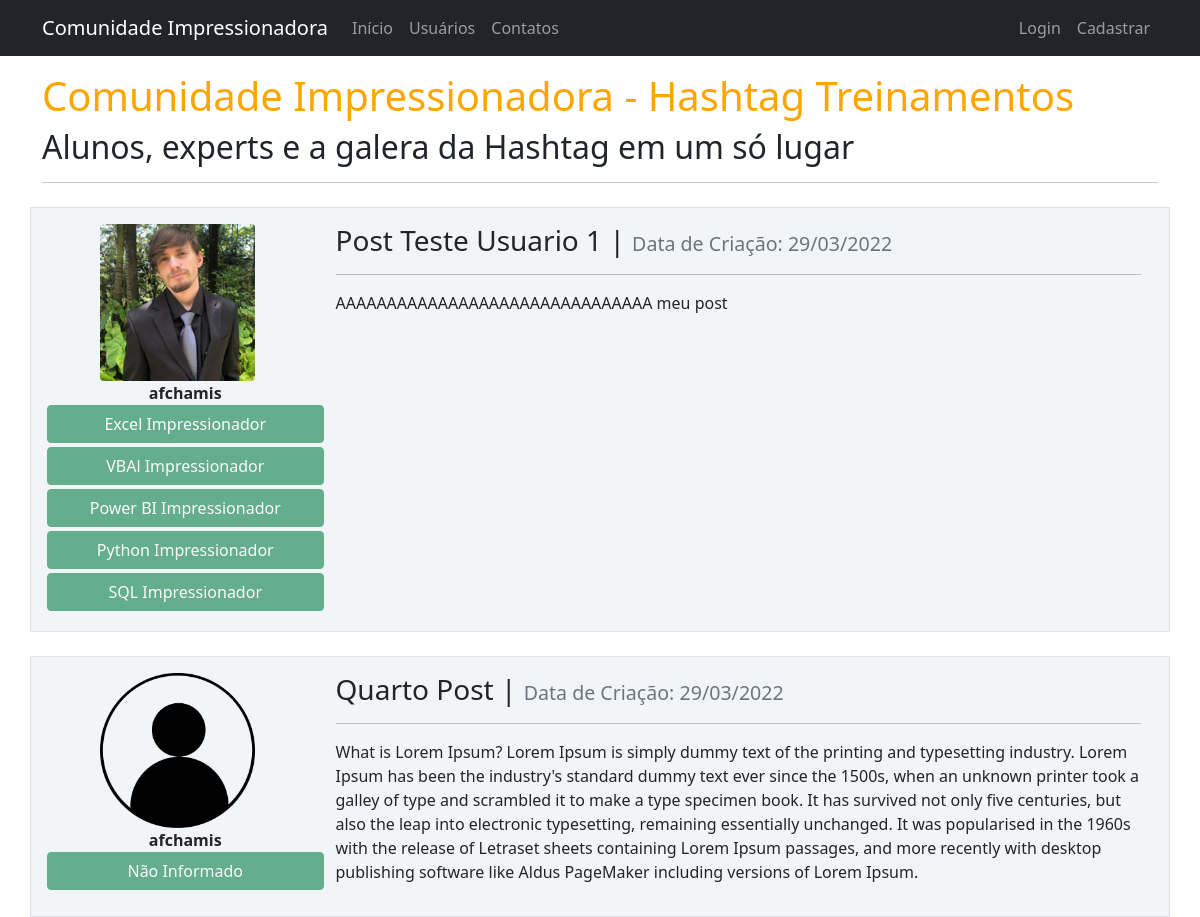
The page / on the database its author committed.
### comunidadeimpressionadora/models.py (models this page shows, shortened)
class Post(database.Model):
    id = database.Column(database.Integer, primary_key=True)
    titulo = database.Column(database.String, nullable=False)
    corpo = database.Column(database.Text, nullable=False)
    data_criacao = database.Column(database.DateTime, nullable=False, default=datetime.utcnow)
    id_usuario = database.Column(database.Integer, database.ForeignKey('usuario.id'), nullable=False)

class Usuario(database.Model, UserMixin):
    id = database.Column(database.Integer, primary_key=True)
    username = database.Column(database.String, nullable=False)
    email = database.Column(database.String, nullable=False, unique=True)
    senha = database.Column(database.String, nullable=False)
    foto_perfil = database.Column(database.String, default='default.jpg')
    cursos = database.Column(database.String, nullable=False, default='Não Informado')
    posts = database.relationship('Post', backref='autor', lazy=True)

### comunidadeimpressionadora/routes.py (the view)
@app.route('/')
def home():
    posts = Post.query.order_by(Post.id.desc())
    return render_template('home.html', posts=posts)

### comunidadeimpressionadora/templates/home.html
{% extends 'base.html'%}
{% block body %}
<div class="container mt-3">
    <h1 style="color: orange">Comunidade Impressionadora - Hashtag Treinamentos</h1>
    <h2>Alunos, experts e a galera da Hashtag em um só lugar</h2>
    <hr>
    {% for post in posts %}
        <div class="row mt-4 border p-3 postcard">
            <div class="column col-3" style="text-align: center">
                <div class="image me-3"> <img src="{{ url_for('static', filename='fotos_perfil/{}'.format(post.autor.foto_perfil)) }}" class="rounded" width="155"> </div>
                <strong>{{ post.autor.username }}</strong>
                <div class="row justify-content-center">
                    {% for curso in post.autor.cursos.split(';')%}
                        <button type="button" class="btn btn-success mb-1" disabled>{{curso}}</button>
                    {% endfor %}
                </div>
            </div>
            <div class="column col-9">
                <h3 style="width: fit-content">
                    <a href="{{url_for('exibir_post', post_id=post.id)}}" class="postlink">{{ post.titulo }}</a> |
                    <small class="text-muted" style="font-size: 0.7em">  Data de Criação: {{ post.data_criacao.strftime("%d/%m/%Y") }}</small>
                </h3>
                <hr>
                <p>{{ post.corpo }}</p>
            </div>
        </div>
    {% endfor %}
</div>
{% endblock %}

### comunidadeimpressionadora/templates/base.html (shortened to what this page needs)
<!DOCTYPE html>
<html lang="pt-br">
<head>
    <link href="https://cdn.jsdelivr.net/npm/bootstrap@5.1.3/dist/css/bootstrap.min.css" rel="stylesheet">
    <link rel="stylesheet" type="text/css" href="{{ url_for('static', filename='profile.css') }}">
</head>
<body>
    {% include 'navbar.html' %}
    {% block body %}
    {% endblock %}
</body>
</html>

### comunidadeimpressionadora/templates/navbar.html (shortened to what this page needs)
<nav class="navbar-expand-lg navbar navbar-dark bg-dark">
  <div class="container-fluid container">
    <a class="navbar-brand" href="/">Comunidade Impressionadora</a>
    <div class="collapse navbar-collapse" id="navbarSupportedContent">
      <ul class="navbar-nav me-auto mb-2 mb-lg-0">
        <li class="nav-item">
          <a class="nav-link " aria-current="page" href="{{ url_for('home') }}">Início</a>
        </li>
        <li class="nav-item">
          <a class="nav-link " aria-current="page" href="{{ url_for('usuarios') }}">Usuários</a>
        </li>
        <li class="nav-item">
          <a class="nav-link " aria-current="page" href="{{ url_for('contato') }}">Contatos</a>
        </li>
      </ul>
      <ul class="navbar-nav">
        {% if current_user.is_authenticated %}
           <li class="nav-item">
            <a class="nav-link " aria-current="page" href="{{ url_for('criar_post') }}">Criar Post</a>
          </li>
          <li class="nav-item">
            <a class="nav-link " aria-current="page" href="{{ url_for('perfil') }}">Meu Perfil</a>
          </li>
          <li class="nav-item">
            <a class="nav-link " aria-current="page" href="{{ url_for('sair') }}">Sair</a>
          </li>
        {% else %}
          <li class="nav-item">
            <a class="nav-link " aria-current="page" href="{{ url_for('login') }}">Login</a>
          </li>
          <li class="nav-item">
            <a class="nav-link " aria-current="page" href="{{ url_for('login') }}">Cadastrar</a>
          </li>
        {% endif %}
      </ul>
    </div>
  </div>
</nav>

### comunidadeimpressionadora/static/profile.css (style rules this page uses)
.postcard { background-color: #f2f5f8; }
.postlink { text-decoration: none; color: #212529; width: fit-content }

### rows shown on the page
Post: foto_perfil (picture), autor.username "afchamis", curso "Excel Impressionador" "VBAl Impressionador" "Power BI Impressionador" "Python Impressionador" "SQL Impressionador", titulo "Post Teste Usuario 1", data_criacao "29/03/2022", corpo "AAAAAAAAAAAAAAAAAAAAAAAAAAAAAAA meu post"
Post: foto_perfil (placeholder picture), autor.username "afchamis", titulo "Quarto Post", data_criacao "29/03/2022", corpo "What is Lorem Ipsum? Lorem Ipsum is simply dummy text of the printing and typesetting industry. Lorem Ipsum has been the industry's standard dummy text ever since the 1500s, when an unknown printer took a galley of type and scrambled it to make a type specimen book. It has survived not only five centuries, but also the leap into electronic typesetting, remaining essentially unchanged. It was popularised in the 1960s with the release of Letraset sheets containing Lorem Ipsum passages, and more recently with desktop publishing software like Aldus PageMaker including versions of Lorem Ipsum."
Usuario: cursos "Não Informado"
